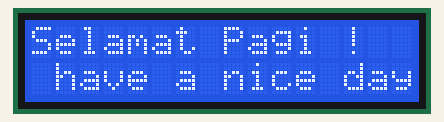
Bench run of a sketch on a simulated Arduino Uno, built with avr-gcc and run on an emulated ATmega328P. On the bench: 16×2 character LCD.

Above: at 0.1 s.
At 1.99 s:
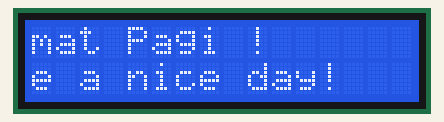
At 4.0 s:
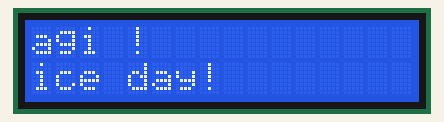
At 7.6 s:
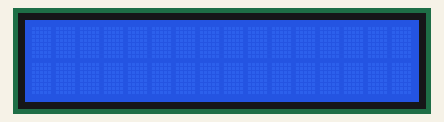
At 13.6 s:
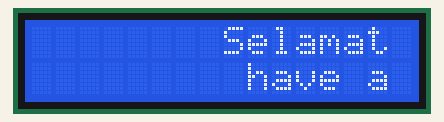
At 18.69 s:
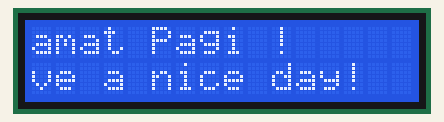

Measured:
- by itself, everything shown: repeats every 17.6 s, in 33 steps
- what the display in image 1 shows lasts 0.4 s, from 1.8 s to 2.2 s
- what the display in image 3 shows lasts 3.2 s, from 7.5 s to 10.7 s
- what the display in image 4 shows lasts 0.9 s, from 13.6 s to 14.5 s

The sketch:

lcd_berjalan.ino
```cpp
#include <Wire.h>
#include <LiquidCrystal_I2C.h>

LiquidCrystal_I2C lcd(0x27,16,2);  // set the LCD address to 0x27 for a 16 chars and 2 line display

void setup() {
  // put your setup code here, to run once:

  lcd.init();
  lcd.setBacklight(HIGH);
}

void loop() {

  lcd.setCursor(0,0);
  lcd.print("Selamat Pagi !");
  lcd.setCursor(1,1);
  lcd.print("have a nice day!");
  delay(500);

  // put your main code here, to run repeatedly:
  for(int i = 0; i < 16; i++){
    lcd.scrollDisplayLeft();
    delay(400);
    }
}
```
